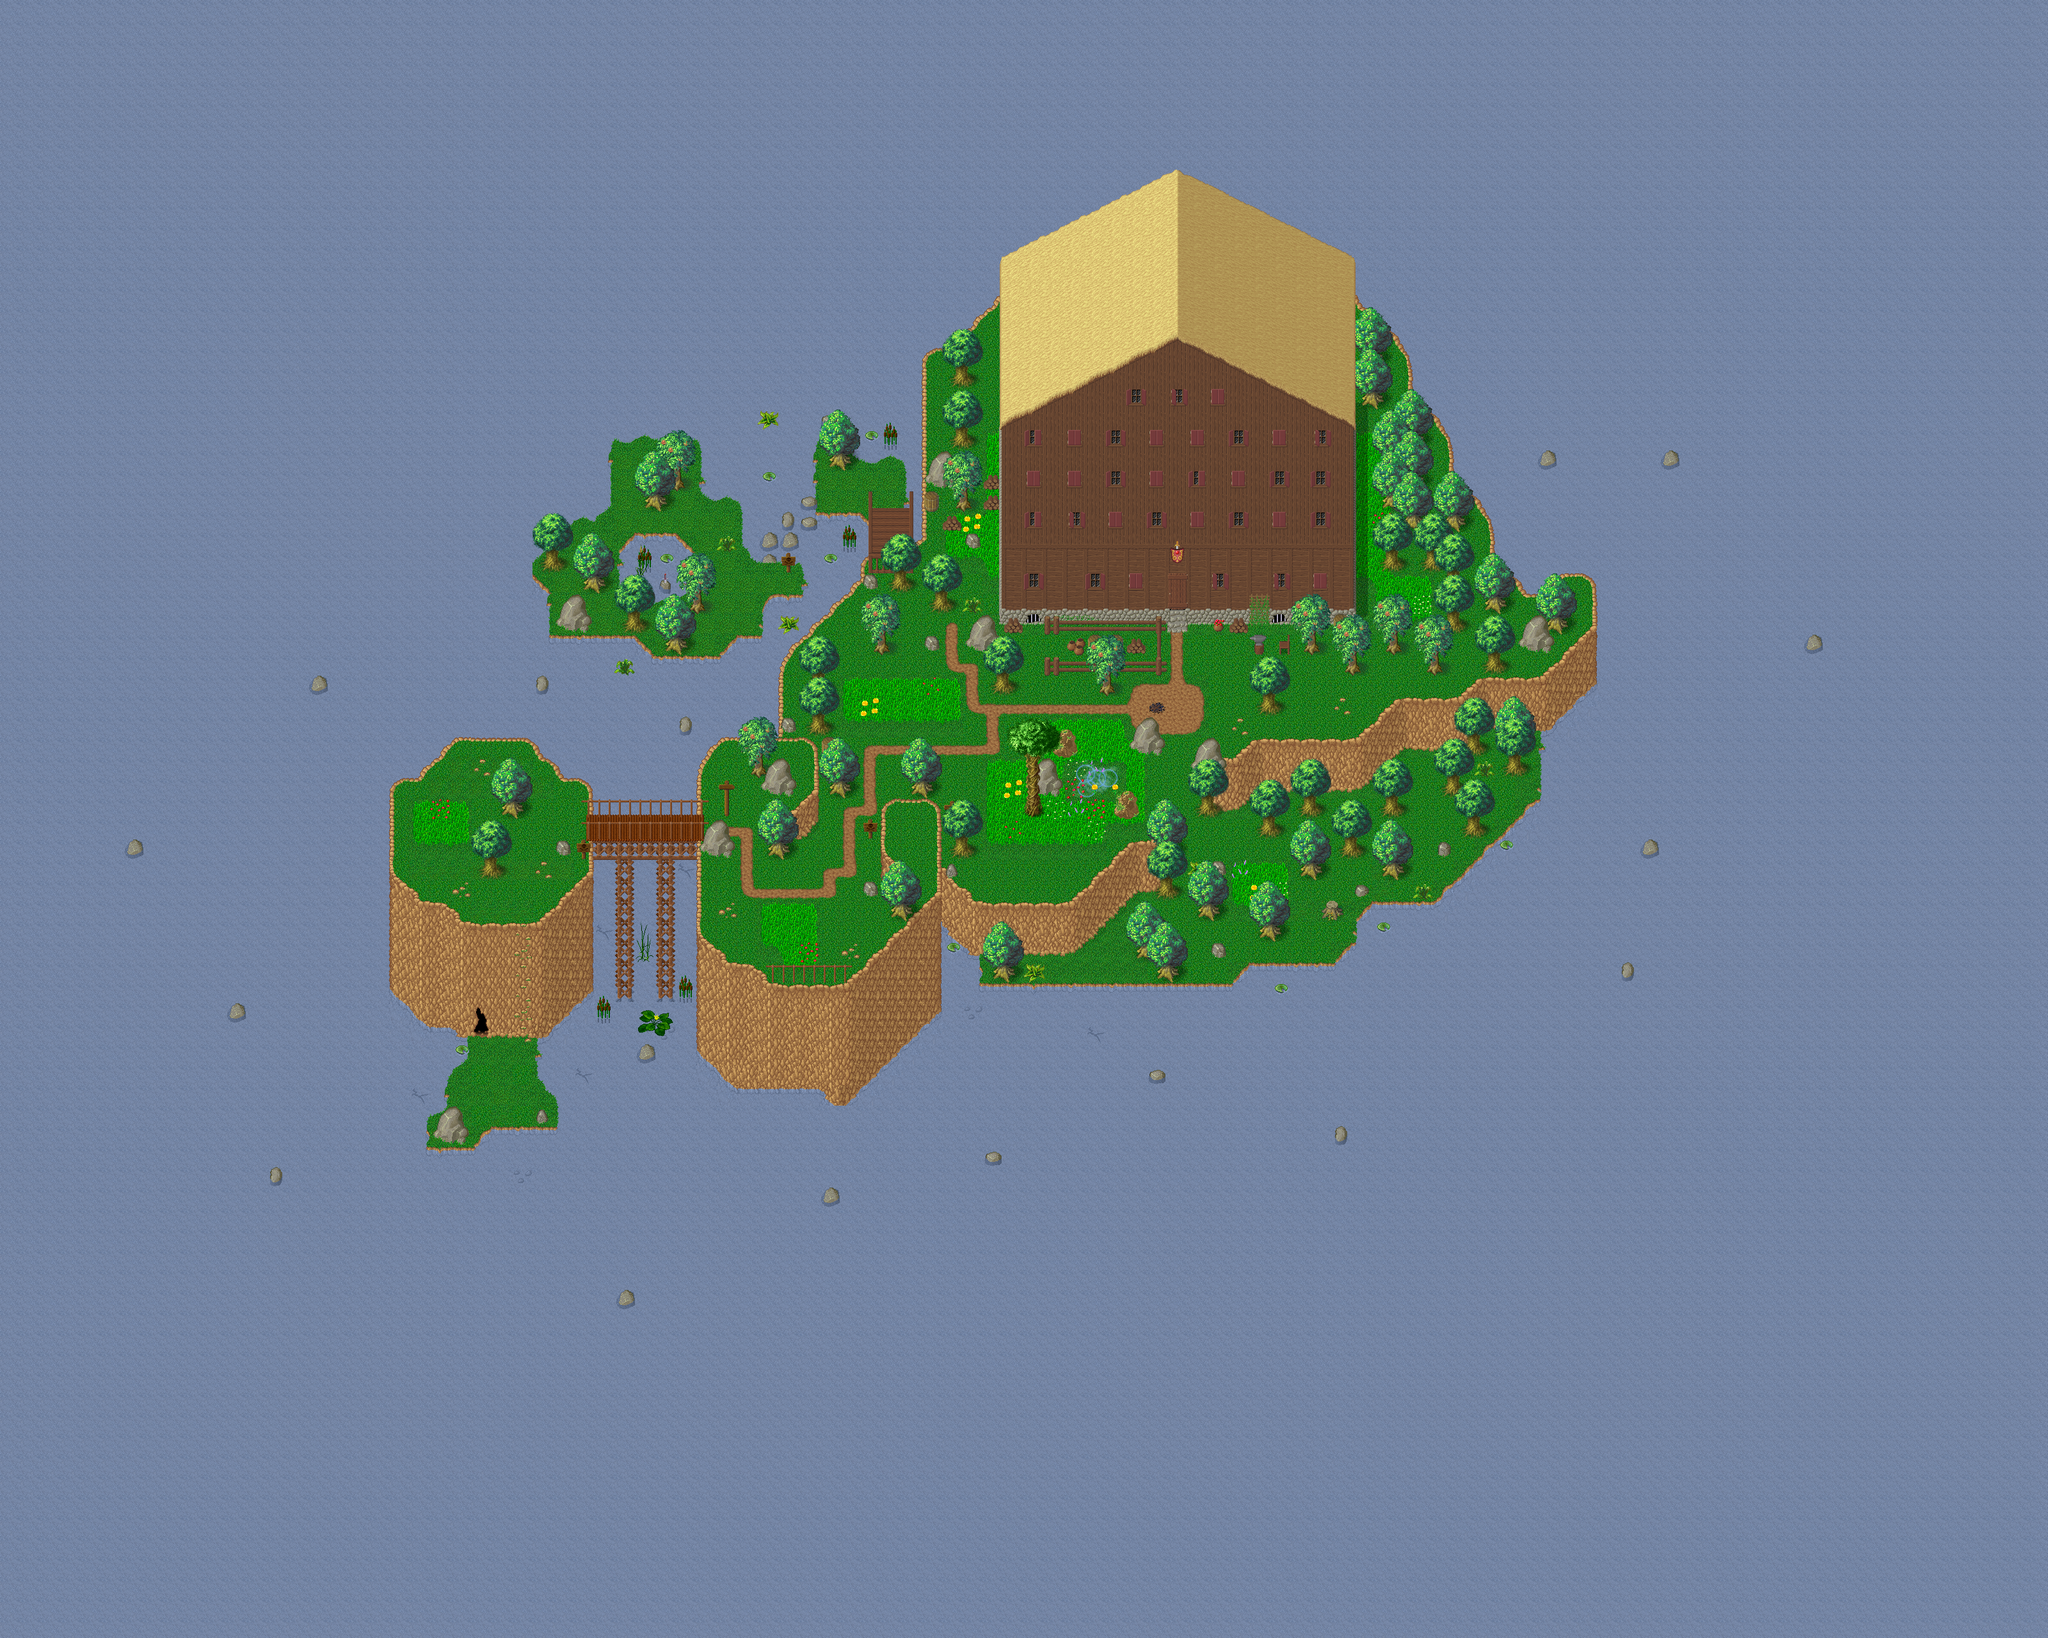

Below is a game level as drawn by its tile map, then a one-line description and the .tmx that defines it (tile-layer data replaced by summaries):
An orthogonal 100x80 tile map with 32x32 px tiles, 5 tile layers (Ground1, Ground2, Ground3, Fringe, ...), 1 hidden layer not drawn, 8 tilesets and 6 objects (5x particle_effect, spawn).

<map version="1.10" tiledversion="1.10.1" orientation="orthogonal" renderorder="right-down" width="100" height="80" tilewidth="32" tileheight="32" infinite="0" nextlayerid="8" nextobjectid="7">
 <properties>
  <property name="minimap" value="graphics/minimaps/052-1.png" />
  <property name="music" value="inquisitive-inn.ogg" />
  <property name="name" value="Illia archipelago" />
  <property name="overlay0image" value="graphics/images/ambient/clouds.png" />
  <property name="overlay0parallax" value="1.0" />
  <property name="overlay0scrollX" value="0.3" />
  <property name="overlay0scrollY" value="0.15" />
 </properties>
 <tileset firstgid="1" source="../tilesets/collision.tsx" />
 <tileset firstgid="3" source="../tilesets/woodland_ground.tsx" />
 <tileset firstgid="259" source="../tilesets/woodland_x2.tsx" />
 <tileset firstgid="291" source="../tilesets/woodland_x3.tsx" />
 <tileset firstgid="323" source="../tilesets/woodland_village.tsx" />
 <tileset firstgid="579" source="../tilesets/woodland_indoor.tsx" />
 <tileset firstgid="835" source="../tilesets/soulmenhirs_x2.tsx" />
 <tileset firstgid="851" source="../tilesets/power_circle_x2.tsx" />
 <layer id="1" name="Ground1" width="100" height="80">
  <data>[8000 cells, 8000 non-empty, 125 distinct tile ids]</data>
 </layer>
 <layer id="2" name="Ground2" width="100" height="80">
  <data>[8000 cells, 369 non-empty, 96 distinct tile ids]</data>
 </layer>
 <layer id="3" name="Ground3" width="100" height="80">
  <data>[8000 cells, 15 non-empty, 12 distinct tile ids]</data>
 </layer>
 <layer id="4" name="Fringe" width="100" height="80">
  <data>[8000 cells, 169 non-empty, 19 distinct tile ids]</data>
 </layer>
 <layer id="5" name="Over1" width="100" height="80">
  <data>[8000 cells, 201 non-empty, 36 distinct tile ids]</data>
 </layer>
 <layer id="6" name="Collision" width="100" height="80" visible="0">
  <data>[8000 cells, 7366 non-empty, 1 distinct tile ids]</data>
 </layer>
 <objectgroup id="7" name="Objects" visible="0">
  <object id="1" name="AzulSlime" type="spawn" x="1088" y="320" width="1408" height="1280">
   <properties>
    <property name="death" value="20000" />
    <property name="spawn" value="100000 " />
    <property name="max_beings" value="18" />
    <property name="monster_id" value="98" />
   </properties>
  </object>
  <object id="2" name="graphics/particles/demonic-aura.particle.xml" type="particle_effect" x="1600" y="896" />
  <object id="3" name="graphics/particles/demonic-aura.particle.xml" type="particle_effect" x="1696" y="896" />
  <object id="4" name="graphics/particles/demonic-aura.particle.xml" type="particle_effect" x="1984" y="896" />
  <object id="5" name="graphics/particles/demonic-aura.particle.xml" type="particle_effect" x="1664" y="800" />
  <object id="6" name="graphics/particles/demonic-aura.particle.xml" type="particle_effect" x="1920" y="800" />
 </objectgroup>
</map>
